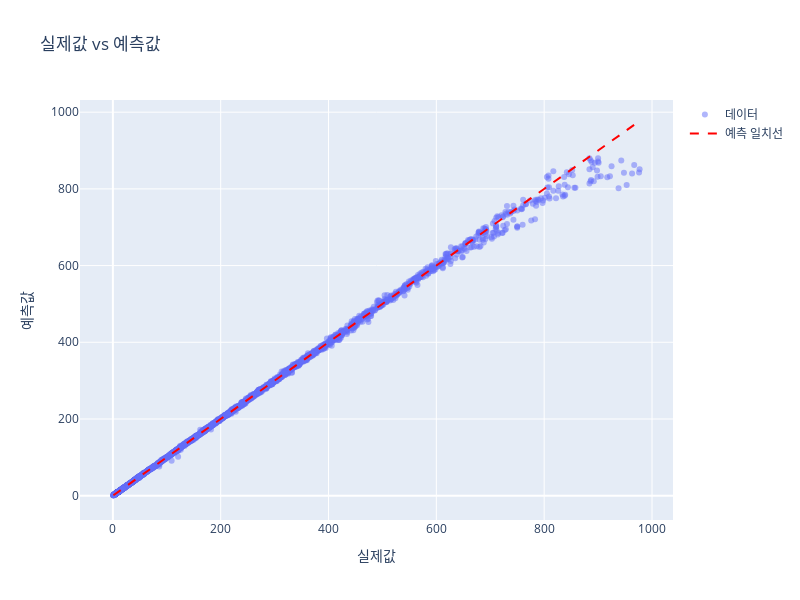

Notebook cell for this chart:
### Markdown cell above
예측 성능 시각화

### Code cell
# 산점도 생성
scatter = go.Scatter(x=y_test, y=y_pred, mode='markers', marker=dict(opacity=0.5), name='데이터')

# 예측 일치선 생성
diagonal = go.Scatter(x=[y_test.min(), y_test.max()], y=[y_test.min(), y_test.max()], 
                      mode='lines', line=dict(color='red', dash='dash'), name='예측 일치선')

# 레이아웃 설정
layout = go.Layout(
    title='실제값 vs 예측값',
    xaxis=dict(title='실제값'),
    yaxis=dict(title='예측값'),
    width=800,
    height=600
)

# 그래프 생성 및 표시
fig = go.Figure(data=[scatter, diagonal], layout=layout)
fig.show()

### Figure 1 — Plotly figure (JSON) as saved in the notebook; plotly's stock layout.template omitted (floating-point values rounded to 4 significant figures; data arrays with more than 128 entries replaced by an {"elided": "..."} marker saying what was removed)
{"data": [{"marker": {"opacity": 0.5}, "mode": "markers", "name": "데이터", "type": "scatter", "x": {"elided": "2608 int values"}, "y": {"elided": "2608 float values"}}, {"line": {"color": "red", "dash": "dash"}, "mode": "lines", "name": "예측 일치선", "type": "scatter", "x": [1, 977], "y": [1, 977]}], "layout": {"height": 600, "title": {"text": "실제값 vs 예측값"}, "width": 800, "xaxis": {"title": {"text": "실제값"}}, "yaxis": {"title": {"text": "예측값"}}}}
